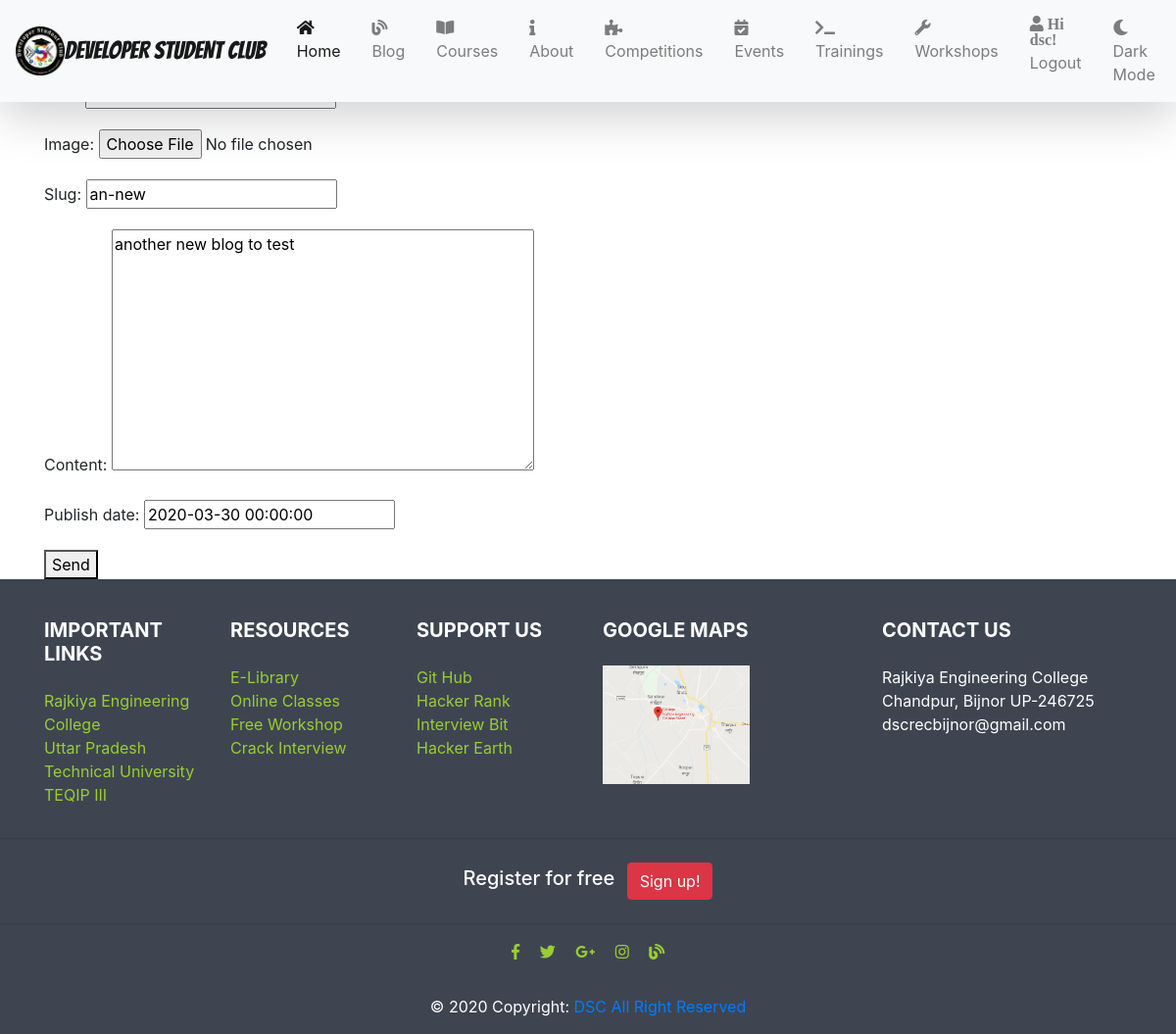
Screenshot of /blog/an-new/edit/ (signed in) with the database file from the repository.
### blog/models.py (models this page shows, shortened)
class BlogPost(models.Model):
    user = models.ForeignKey(User, default=1, null = True, on_delete = models.SET_NULL)
    title = models.CharField(max_length = 100)
    image = models.ImageField(upload_to='image/', blank=True, null=True)
    slug = models.SlugField(unique=True, blank=False)
    content = models.TextField(null=True,blank=True)
    publish_date = models.DateTimeField(auto_now=False, auto_now_add=False, null=True, blank=True )
    timestamp = models.DateTimeField(auto_now_add=True)
    updated = models.DateTimeField(auto_now=True)
    objects = BlogPostManager()
    class Meta:
        ordering = ['-publish_date', '-updated', '-timestamp']

### blog/views.py (the view)
# urls.py: path('<str:slug>/edit/',blog_post_update_view, name='edit'),
@staff_member_required
def blog_post_update_view(request,slug):
    obj = get_object_or_404(BlogPost,slug=slug)
    form = BlogModelForm(request.POST or None, instance = obj)
    if form.is_valid():
        form.save()
    template_name = "form.html"
    context = {'form':form, "title" : f"Update {obj.title}"}
    return render(request,template_name,context)

### blog/forms.py (shortened to what this page needs)
class BlogModelForm(forms.ModelForm):
    class Meta:
        model = BlogPost
        fields = ['title','image','slug','content', 'publish_date']

### blog/models.py (called while the page is built)
    def get_queryset(self):
        return BlogPostQuerySet(self.model, using=self._db)

### blog/templates/form.html (shortened to what this page needs)
{% extends "base.html" %}
{% block content %}
    <div class="container" style="padding-top: 25px;">
    {% if title %}
        <h1> {{ title }} </h1>
    {% endif %}
    <form method="POST" action="." enctype='multipart/form-data'> {% csrf_token %}
    {{ form.as_p }}
    <button type="submit">Send </button>
    </form>
    </div>
{% endblock %}

### templates/navbar.html (shortened to what this page needs)
{%load static%}
<nav class="navbar navbar-expand-lg navbar-light bg-light shadow-lg fixed-top ">
  <img src="{%static 'images/logo.png'%}" alt="sr" width="50px" class="img-fluid" height="50px">
  <a class="navbar-brand " href="{% url 'home' %}" style="font-family: 'Bangers', cursive; font-size:25px">DEVELOPER STUDENT CLUB</a>
  <div class="collapse navbar-collapse  " id="navbarSupportedContent">
    <ul class="navbar-nav ml-auto" style="position:relative; right:auto;">
      <li class="nav-item active mx-2">
        <a class="nav-link" href="{% url 'home' %}"> <i class="fas fa-home"></i>Home <span class="sr-only">(current)</span></a>
      </li>
      <li class="nav-item mx-2">
        <a class="nav-link" href="{% url 'blog:blogs' %}"><i class="fas fa-blog"></i>Blog</a>
      </li>
      <li class="nav-item mx-2">
        <a class="nav-link" href="{% url 'courses:list' %}"><i class="fas fa-book-open"></i>Courses</a>
      </li>
      <li class="nav-item mx-2">
        <a class="nav-link" href="{% url 'about' %}"><i class="fa fa-info"></i> About</a>
      </li>
      <li class="nav-item mx-2">
        <a class="nav-link" href="{% url 'competitions:home' %}"><i class="fas fa-puzzle-piece"></i>Competitions</a>
      </li>
      <li class="nav-item mx-2">
        <a class="nav-link" href="{% url 'events:home' %}"><i class="fas fa-calendar-check"></i> Events</a>
      </li>
      <li class="nav-item mx-2">
        <a class="nav-link" href="{% url 'training:home' %}"><i class="fas fa-terminal"></i>Trainings</a>
      </li>
      <li class="nav-item mx-2">
        <a class="nav-link" href="{% url 'workshops:home' %}"><i class="fas fa-wrench"></i>Workshops</a>
      </li>
      <li class="nav-item mx-2">
      {% if user.is_authenticated %}
        <a class="nav-link" href="{% url 'logout' %}"><i class="fas fa-user ">
        Hi {{ user.username }}!
        </i>Logout</a>
      {% else %}
        <a class="nav-link" href="{% url 'login' %}"><i class="fas fa-user "></i>Login</a>
      {% endif %}
      </li>
      <li class="nav-item mx-2">
        <a class="nav-link" href="#"><i class="fas fa-moon"></i>Dark Mode</a>
      </li>
    </ul>
  </div>
</nav>

### staticfiles/css/footer.css (style rules this page uses)
ul li a { color:yellowgreen; }

### rows the page displays
BlogPost: slug "an-new", content "another new blog to test", publish_date "2020-03-30 00:00:00"

### other values shown
{{ user.username }} "dsc"
